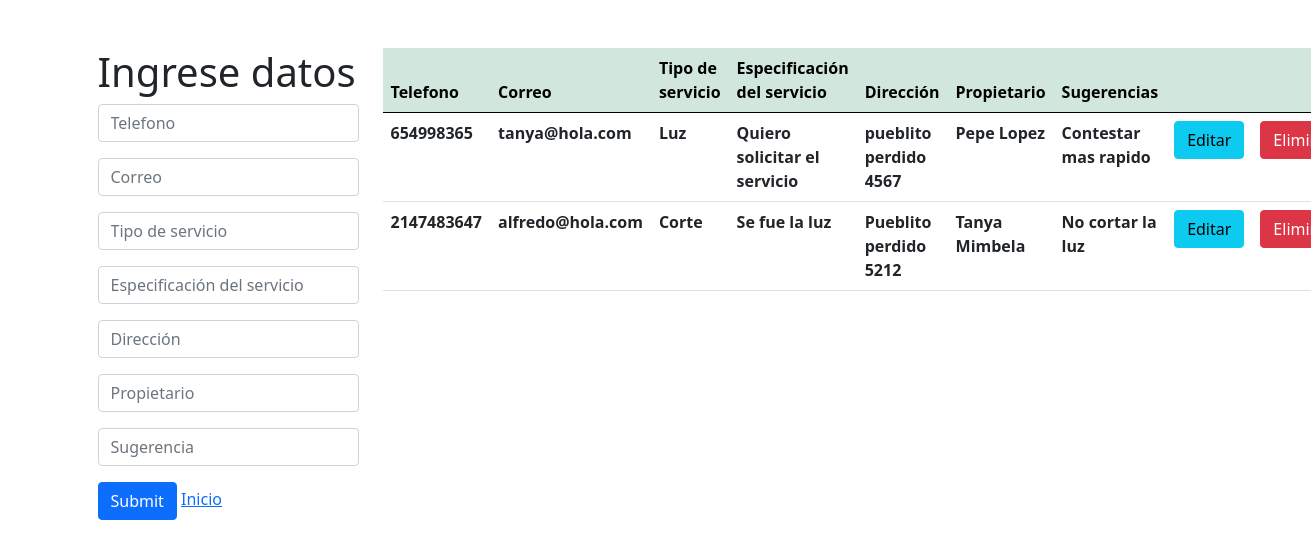
The app's page /crud_servicio/servicio.php with its own data.
### tables this page shows
CREATE TABLE `servicio` (
  `tel` int(10) NOT NULL,
  `correo` varchar(50) NOT NULL,
  `tipo` varchar(100) NOT NULL,
  `especificacion` text NOT NULL,
  `direccion` varchar(50) NOT NULL,
  `propietario` varchar(100) NOT NULL,
  `sugerencia` text NOT NULL
);

### crud_servicio/servicio.php (the view, shortened to what this page needs)
<?php
    $con=conectar();
    $sql="SELECT *  FROM servicio";
    $query=mysqli_query($con,$sql);
?>
<!DOCTYPE html>
<html lang="en">
    <head>
        <link href="css/style.css" rel="stylesheet">
        <link href="https://cdn.jsdelivr.net/npm/bootstrap@5.0.0-beta1/dist/css/bootstrap.min.css" rel="stylesheet">
    </head>
    <body>
            <div class="container mt-5">
                    <div class="row">
                        <div class="col-md-3">
                            <h1>Ingrese datos</h1>
                                <form action="insertar.php" method="POST">
                                    <input type="text" class="form-control mb-3" name="tel" placeholder="Telefono">
                                    <input type="text" class="form-control mb-3" name="correo" placeholder="Correo">
                                    <input type="text" class="form-control mb-3" name="tipo" placeholder="Tipo de servicio">
                                    <input type="text" class="form-control mb-3" name="especificacion" placeholder="Especificación del servicio">
                                    <input type="text" class="form-control mb-3" name="direccion" placeholder="Dirección">
                                    <input type="text" class="form-control mb-3" name="propietario" placeholder="Propietario">
                                    <input type="text" class="form-control mb-3" name="sugerencia" placeholder="Sugerencia">
                                    <input type="submit" class="btn btn-primary">
                                    <a href="/daweb_uii_5i/Proyecto_Mimbela_cfe/index.php">Inicio</a></li>
                                </form>
                        </div>
                        <div class="col-md-8">
                            <table class="table" >
                                <thead class="table-success table-striped" >
                                    <tr>
                                        <th>Telefono</th>
                                        <th>Correo</th>
                                        <th>Tipo de servicio</th>
                                        <th>Especificación del servicio</th>
                                        <th>Dirección</th>
                                        <th>Propietario</th>
                                        <th>Sugerencias</th>
                                        <th></th>
                                        <th></th>
                                    </tr>
                                </thead>
                                <tbody>
                                        <?php
                                            while($row=mysqli_fetch_array($query)){
                                        ?>
                                            <tr>
                                                <th><?php  echo $row['tel']?></th>
                                                <th><?php  echo $row['correo']?></th>
                                                <th><?php  echo $row['tipo']?></th>
                                                <th><?php  echo $row['especificacion']?></th>
                                                <th><?php  echo $row['direccion']?></th>
                                                <th><?php  echo $row['propietario']?></th>
                                                <th><?php  echo $row['sugerencia']?></th>
                                                <th><a href="actualizar.php?id=<?php echo $row['tel'] ?>" class="btn btn-info">Editar</a></th>
                                                <th><a href="delete.php?id=<?php echo $row['tel'] ?>" class="btn btn-danger">Eliminar</a></th>
                                            </tr>
                                        <?php
                                            }
                                        ?>
                                </tbody>
                            </table>
                        </div>
                    </div>
            </div>
    </body>
</html>

### style.css (style rules this page uses)
* { -webkit-box-sizing: border-box; -moz-box-sizing: border-box; box-sizing: border-box; margin:0px; padding:0px; }
body { background:#f2f2f2; color: black; font-family:Arial, helvetica, sans-serif; }
a { text-decoration: none; color:#008E5A; }

### records on screen
servicio: tel "654998365", correo "tanya@hola.com", tipo "Luz", especificacion "Quiero solicitar el servicio", direccion "pueblito perdido 4567", propietario "Pepe Lopez", sugerencia "Contestar mas rapido"
servicio: tel "2147483647", correo "alfredo@hola.com", tipo "Corte", especificacion "Se fue la luz", direccion "Pueblito perdido 5212", propietario "Tanya Mimbela", sugerencia "No cortar la luz"
